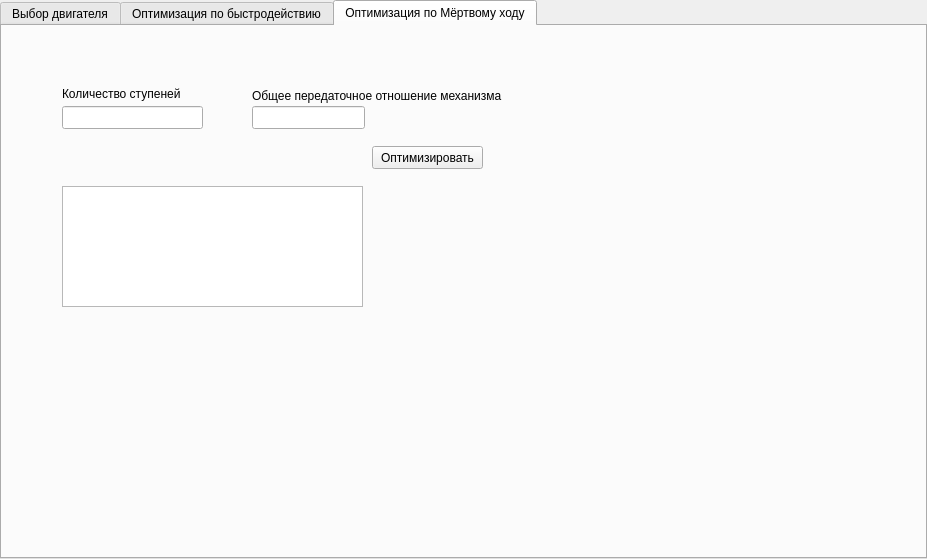
<?xml version="1.0" encoding="UTF-8"?>
<ui version="4.0">
 <class>TabWidget</class>
 <widget class="QTabWidget" name="TabWidget">
  <property name="geometry">
   <rect>
    <x>0</x>
    <y>0</y>
    <width>927</width>
    <height>559</height>
   </rect>
  </property>
  <property name="windowTitle">
   <string>TabWidget</string>
  </property>
  <property name="currentIndex">
   <number>2</number>
  </property>
  <widget class="QWidget" name="tab">
   <attribute name="title">
    <string>Выбор двигателя</string>
   </attribute>
   <widget class="QLineEdit" name="lineEdit">
    <property name="geometry">
     <rect>
      <x>60</x>
      <y>90</y>
      <width>121</width>
      <height>23</height>
     </rect>
    </property>
   </widget>
   <widget class="QLineEdit" name="lineEdit_2">
    <property name="geometry">
     <rect>
      <x>210</x>
      <y>90</y>
      <width>131</width>
      <height>23</height>
     </rect>
    </property>
   </widget>
   <widget class="QLabel" name="label">
    <property name="geometry">
     <rect>
      <x>60</x>
      <y>70</y>
      <width>121</width>
      <height>16</height>
     </rect>
    </property>
    <property name="text">
     <string>Крутящий момент</string>
    </property>
   </widget>
   <widget class="QLabel" name="label_2">
    <property name="geometry">
     <rect>
      <x>210</x>
      <y>70</y>
      <width>131</width>
      <height>16</height>
     </rect>
    </property>
    <property name="text">
     <string>Скорость вращения</string>
    </property>
   </widget>
   <widget class="QPushButton" name="pushButton">
    <property name="geometry">
     <rect>
      <x>390</x>
      <y>90</y>
      <width>80</width>
      <height>23</height>
     </rect>
    </property>
    <property name="text">
     <string>Запустить</string>
    </property>
   </widget>
   <widget class="QTableWidget" name="tableWidget">
    <property name="geometry">
     <rect>
      <x>70</x>
      <y>170</y>
      <width>381</width>
      <height>291</height>
     </rect>
    </property>
    <property name="sizePolicy">
     <sizepolicy hsizetype="Expanding" vsizetype="Expanding">
      <horstretch>100</horstretch>
      <verstretch>0</verstretch>
     </sizepolicy>
    </property>
    <property name="sizeAdjustPolicy">
     <enum>QAbstractScrollArea::AdjustIgnored</enum>
    </property>
    <property name="columnCount">
     <number>1</number>
    </property>
    <attribute name="horizontalHeaderMinimumSectionSize">
     <number>500</number>
    </attribute>
    <attribute name="horizontalHeaderDefaultSectionSize">
     <number>100</number>
    </attribute>
    <row>
     <property name="text">
      <string>Обозначение</string>
     </property>
    </row>
    <row>
     <property name="text">
      <string>Номинальная мощность, Вт</string>
     </property>
    </row>
    <row>
     <property name="text">
      <string>Номинальная частота вращения, мин-1</string>
     </property>
    </row>
    <row>
     <property name="text">
      <string>Номинальный момент, Н*мм</string>
     </property>
    </row>
    <row>
     <property name="text">
      <string>Момент инерции ротора, г*мм2</string>
     </property>
    </row>
    <row>
     <property name="text">
      <string>D</string>
     </property>
    </row>
    <row>
     <property name="text">
      <string>L</string>
     </property>
    </row>
    <row>
     <property name="text">
      <string>d</string>
     </property>
    </row>
    <row>
     <property name="text">
      <string>l</string>
     </property>
    </row>
    <column>
     <property name="text">
      <string> </string>
     </property>
    </column>
   </widget>
   <widget class="QLineEdit" name="lineEdit_3">
    <property name="geometry">
     <rect>
      <x>480</x>
      <y>190</y>
      <width>121</width>
      <height>23</height>
     </rect>
    </property>
    <property name="text">
     <string/>
    </property>
    <property name="readOnly">
     <bool>true</bool>
    </property>
   </widget>
   <widget class="QLabel" name="label_3">
    <property name="geometry">
     <rect>
      <x>480</x>
      <y>170</y>
      <width>121</width>
      <height>16</height>
     </rect>
    </property>
    <property name="layoutDirection">
     <enum>Qt::RightToLeft</enum>
    </property>
    <property name="text">
     <string>Модуль</string>
    </property>
    <property name="alignment">
     <set>Qt::AlignCenter</set>
    </property>
   </widget>
  </widget>
  <widget class="QWidget" name="tab_4">
   <attribute name="title">
    <string>Оптимизация по быстродействию</string>
   </attribute>
   <widget class="QLineEdit" name="lineEdit_4">
    <property name="geometry">
     <rect>
      <x>60</x>
      <y>90</y>
      <width>141</width>
      <height>23</height>
     </rect>
    </property>
    <property name="readOnly">
     <bool>true</bool>
    </property>
   </widget>
   <widget class="QLineEdit" name="lineEdit_5">
    <property name="geometry">
     <rect>
      <x>250</x>
      <y>90</y>
      <width>113</width>
      <height>23</height>
     </rect>
    </property>
    <property name="readOnly">
     <bool>true</bool>
    </property>
   </widget>
   <widget class="QLabel" name="label_4">
    <property name="geometry">
     <rect>
      <x>60</x>
      <y>70</y>
      <width>141</width>
      <height>16</height>
     </rect>
    </property>
    <property name="text">
     <string>Количество ступеней</string>
    </property>
   </widget>
   <widget class="QLabel" name="label_5">
    <property name="geometry">
     <rect>
      <x>250</x>
      <y>70</y>
      <width>291</width>
      <height>20</height>
     </rect>
    </property>
    <property name="text">
     <string>Общее передаточное отношение механизма</string>
    </property>
   </widget>
   <widget class="QPlainTextEdit" name="plainTextEdit">
    <property name="geometry">
     <rect>
      <x>60</x>
      <y>170</y>
      <width>301</width>
      <height>121</height>
     </rect>
    </property>
    <property name="readOnly">
     <bool>true</bool>
    </property>
   </widget>
   <widget class="QPushButton" name="pushButton_2">
    <property name="geometry">
     <rect>
      <x>370</x>
      <y>130</y>
      <width>111</width>
      <height>23</height>
     </rect>
    </property>
    <property name="text">
     <string>Оптимизировать</string>
    </property>
   </widget>
  </widget>
  <widget class="QWidget" name="tab_3">
   <attribute name="title">
    <string>Оптимизация по Мёртвому ходу</string>
   </attribute>
   <widget class="QPlainTextEdit" name="plainTextEdit_2">
    <property name="geometry">
     <rect>
      <x>60</x>
      <y>160</y>
      <width>301</width>
      <height>121</height>
     </rect>
    </property>
    <property name="readOnly">
     <bool>true</bool>
    </property>
   </widget>
   <widget class="QLabel" name="label_6">
    <property name="geometry">
     <rect>
      <x>60</x>
      <y>60</y>
      <width>141</width>
      <height>16</height>
     </rect>
    </property>
    <property name="text">
     <string>Количество ступеней</string>
    </property>
   </widget>
   <widget class="QLabel" name="label_7">
    <property name="geometry">
     <rect>
      <x>250</x>
      <y>60</y>
      <width>291</width>
      <height>20</height>
     </rect>
    </property>
    <property name="text">
     <string>Общее передаточное отношение механизма</string>
    </property>
   </widget>
   <widget class="QPushButton" name="pushButton_3">
    <property name="geometry">
     <rect>
      <x>370</x>
      <y>120</y>
      <width>111</width>
      <height>23</height>
     </rect>
    </property>
    <property name="text">
     <string>Оптимизировать</string>
    </property>
   </widget>
   <widget class="QLineEdit" name="lineEdit_6">
    <property name="geometry">
     <rect>
      <x>250</x>
      <y>80</y>
      <width>113</width>
      <height>23</height>
     </rect>
    </property>
    <property name="readOnly">
     <bool>true</bool>
    </property>
   </widget>
   <widget class="QLineEdit" name="lineEdit_7">
    <property name="geometry">
     <rect>
      <x>60</x>
      <y>80</y>
      <width>141</width>
      <height>23</height>
     </rect>
    </property>
    <property name="readOnly">
     <bool>true</bool>
    </property>
   </widget>
  </widget>
 </widget>
 <resources/>
 <connections/>
</ui>
